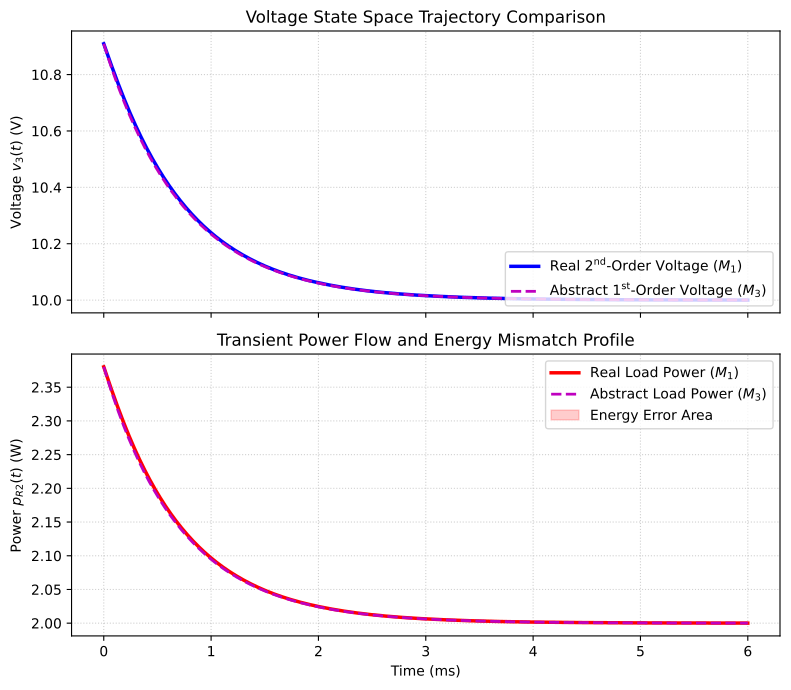

Here is the Python script that generated this plot:
# =====================================================================
# Script 7: Abstract Modeling Optimization & Systematic Synthetic Identity
# Author: José González de Durana
# Article: Abstract modeling: formal reduction to praxis interpretation
# Corrected for NumPy 2.0+ / Python 3.13 Environment
# =====================================================================
import numpy as np
import matplotlib.pyplot as plt
from scipy.integrate import solve_ivp

# 1. PHYSICAL CIRCUIT PARAMETERS (M1 Layer)
V_s = 12.0
R1 = 10.0
L1 = 0.001
C1 = 0.0001
R2_initial = 100.0
R2_final = 50.0  

# Steady-state initial conditions at t=0- (Pre-load change)
v3_0 = (R2_initial / (R1 + R2_initial)) * V_s  
iL_0 = V_s / (R1 + R2_initial)                 
x0 = [v3_0, iL_0]

# 2. NUMERICAL RESOLUTION OF THE REAL SECOND-ORDER MODEL (M2)
def circuit_dynamics_after_switch(t, x):
    v3, i_L = x[0], x[1]
    dv3_dt = (i_L - v3 / R2_final) / C1
    di_L_dt = (V_s - R1 * i_L - v3) / L1
    return [dv3_dt, di_L_dt]

t_span = (0, 0.006) # 6 milliseconds transient window
t_eval = np.linspace(t_span[0], t_span[1], 1500)
sol_m2 = solve_ivp(circuit_dynamics_after_switch, t_span, x0, t_eval=t_eval, method='Radau')

t_ms = sol_m2.t * 1000
v3_m2 = sol_m2.y[0]
p_R2_m2 = (v3_m2 ** 2) / R2_final  # Real Power Flow

# 3. ANALYTICAL SYNTHESIS OF THE ABSTRACT FIRST-ORDER MODEL (M3)
# Characteristic equation coefficients for the final state (R2_final)
alpha = 0.5 * (R1/L1 + 1/(R2_final*C1))
omega_0_sq = (R1 + R2_final) / (R2_final * L1 * C1)

# Dominant pole isolation (s1 is the slower root closest to 0)
s1 = -alpha + np.sqrt(alpha**2 - omega_0_sq)
k_abstract = abs(s1)

# Steady-state limits for gain matching (A parameter)
v3_inf = (R2_final / (R1 + R2_final)) * V_s
A_abstract = v3_inf * k_abstract

# First-order explicit voltage transient response
v3_m1 = v3_inf + (v3_0 - v3_inf) * np.exp(-k_abstract * sol_m2.t)
p_R2_m1 = (v3_m1 ** 2) / R2_final  # Abstract Power Flow

# 4. METRIC CONVERGENCE VIA INVARIANT TRAPEZOIDAL VECTOR SLICING
# Functional manual integration to replace deprecated np.trapz across versions
def modern_trapz(y, x):
    return np.sum((y[1:] + y[:-1]) * np.diff(x)) / 2.0

iape_energy_error = modern_trapz(np.abs(p_R2_m2 - p_R2_m1), sol_m2.t)
relative_error_pct = (iape_energy_error / modern_trapz(p_R2_m2, sol_m2.t)) * 100

print("=========================================================")
print("GNOSIOLOGICAL CLOSURE PARAMETERS (M3 Domain):")
print(f"Dominant Pole (Inverse Time Constant, k): {k_abstract:.2f} rad/s")
print(f"Abstract Gain Factor (A):                 {A_abstract:.2f} V/s")
print(f"Integrated Absolute Power Error (IAPE):   {iape_energy_error*1000:.4f} mJ")
print(f"Relative Energy Mismatch Profile:         {relative_error_pct:.4f} %")
print("=========================================================")

# 5. HIGH-QUALITY PLOTTING BLOCK (MDPI ENERGIES STANDARD)
fig, (ax1, ax2) = plt.subplots(2, 1, figsize=(8, 7), sharex=True)

# Top Graph: Voltage Abstraction Layer (Using Raw Strings r'...' for LaTeX strings)
ax1.plot(t_ms, v3_m2, 'b-', lw=2.5, label=r'Real $2^{\mathrm{nd}}$-Order Voltage ($M_1$)')
ax1.plot(t_ms, v3_m1, 'm--', lw=2, label=r'Abstract $1^{\mathrm{st}}$-Order Voltage ($M_3$)')
ax1.set_ylabel('Voltage $v_3(t)$ (V)')
ax1.set_title('Voltage State Space Trajectory Comparison', fontsize=12)
ax1.grid(True, linestyle=':', alpha=0.6)
ax1.legend(loc='lower right')

# Bottom Graph: Power Flow Discontinuity & Identity Closure
ax2.plot(t_ms, p_R2_m2, 'r-', lw=2.5, label='Real Load Power ($M_1$)')
ax2.plot(t_ms, p_R2_m1, 'm--', lw=2, label='Abstract Load Power ($M_3$)')
ax2.fill_between(t_ms, p_R2_m2, p_R2_m1, color='red', alpha=0.2, label='Energy Error Area')
ax2.set_xlabel('Time (ms)')
ax2.set_ylabel('Power $p_{R2}(t)$ (W)')
ax2.set_title('Transient Power Flow and Energy Mismatch Profile', fontsize=12)
ax2.grid(True, linestyle=':', alpha=0.6)
ax2.legend(loc='upper right')

plt.tight_layout()
plt.savefig('script7.pdf', format='pdf', bbox_inches='tight')
plt.show()
